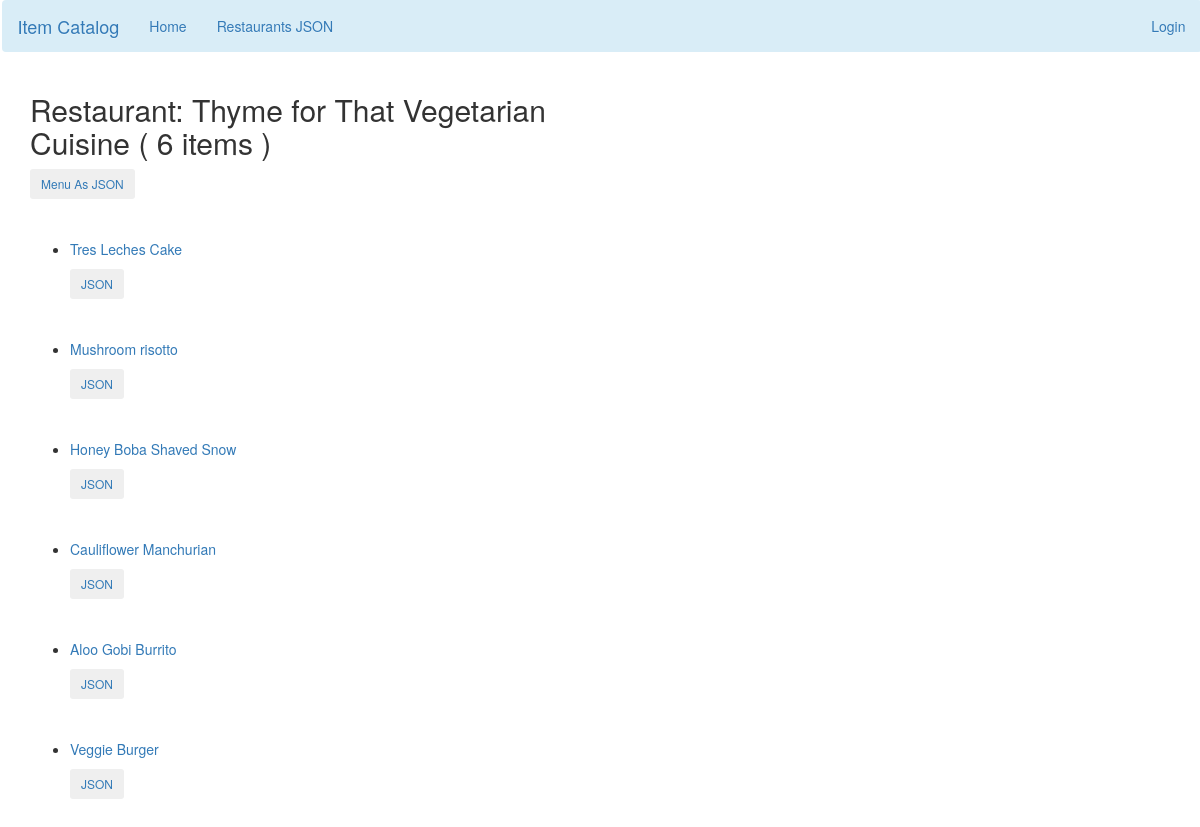
Page /restaurant/4/menu/ on the committed database.
### database_setup.py (models this page shows, shortened)
class Restaurant(Base):
    __tablename__ = 'restaurant'
    id = Column(Integer, primary_key=True)
    name = Column(String(250), nullable=False)
    user_id = Column(Integer, ForeignKey('user.id'))
    user = relationship(User)

class MenuItem(Base):
    __tablename__ = 'menu_item'
    name = Column(String(80), nullable=False)
    id = Column(Integer, primary_key=True)
    description = Column(String(250))
    price = Column(String(8))
    course = Column(String(250))
    restaurant_id = Column(Integer, ForeignKey('restaurant.id'))
    restaurant = relationship(Restaurant)
    user_id = Column(Integer, ForeignKey('user.id'))
    user = relationship(User)

### project.py (the view)
@app.route(
    '/restaurant/<int:restaurant_id>/',
    methods=['GET', 'POST'])
@app.route(
    '/restaurant/<int:restaurant_id>/menu/',
    methods=['GET', 'POST'])
def showMenu(restaurant_id):
    restaurant = session.query(Restaurant).filter_by(
        id=restaurant_id).one()
    items = session.query(MenuItem).filter_by(
        restaurant_id=restaurant_id).all()
    quantity = len(items)
    return render_template(
        'menu.html',
        restaurant=restaurant, items=items, quantity=quantity)

### templates/menu.html (shortened to what this page needs)
{% extends "main.html" %}
{% block content %}
{% include "flash.html" %}
    <div class="row">
        <div class="col-md-6">
            <h2>Restaurant: {{restaurant.name}} ( {{ quantity }} items )</h2>
            <a href = "{{url_for('restaurantMenuJSON',restaurant_id = restaurant.id)}}">
                <button class="btn btn-secondary btn-sm">Menu As JSON
                </button>
            </a><br><br>
            {% if items !=[] %}
                <div><br>
                    <ul>
                        {% for item in items %}
                            <li>
                                <p><a href = "{{url_for('showMenuItem', restaurant_id = restaurant.id, menu_item_id=item.id)}}">{{item.name}}</a></p>
                                <a href = "{{url_for('menuItemJSON',restaurant_id = restaurant.id, menu_id=item.id)}}"><button class="btn btn-secondary btn-sm">JSON</button></a><br><br>
                                </li><br>
                        {% endfor %}
                    </ul>
                </div>
            {% endif %}
        </div>
    </div>
{% endblock %}

### rows in the picture
Restaurant: name "Thyme for That Vegetarian Cuisine"
MenuItem: name "Tres Leches Cake"
MenuItem: name "Mushroom risotto"
MenuItem: name "Honey Boba Shaved Snow"
MenuItem: name "Cauliflower Manchurian"
MenuItem: name "Aloo Gobi Burrito"
MenuItem: name "Veggie Burger"

### other values in the picture
{{ quantity }} "6"
